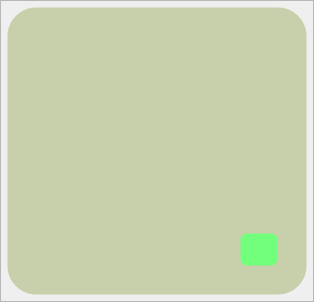
          <widget class="QFrame" name="frame_7">
           <property name="styleSheet">
            <string notr="true"/>
           </property>
           <property name="frameShape">
            <enum>QFrame::StyledPanel</enum>
           </property>
           <property name="frameShadow">
            <enum>QFrame::Raised</enum>
           </property>
           <layout class="QGridLayout" name="gridLayout_4">
            <property name="leftMargin">
             <number>5</number>
            </property>
            <property name="topMargin">
             <number>5</number>
            </property>
            <property name="rightMargin">
             <number>5</number>
            </property>
            <property name="bottomMargin">
             <number>5</number>
            </property>
            <property name="spacing">
             <number>0</number>
            </property>
            <item row="0" column="0">
             <widget class="QFrame" name="frame_24">
              <property name="sizePolicy">
               <sizepolicy hsizetype="Expanding" vsizetype="Preferred">
                <horstretch>0</horstretch>
                <verstretch>0</verstretch>
               </sizepolicy>
              </property>
              <property name="minimumSize">
               <size>
                <width>0</width>
                <height>0</height>
               </size>
              </property>
              <property name="font">
               <font>
                <family>a_FuturaRoundTitulSh</family>
                <pointsize>10</pointsize>
                <weight>75</weight>
                <bold>true</bold>
               </font>
              </property>
              <property name="styleSheet">
               <string notr="true">background-color:#C8D0AB;
border: 3px solid transparent;
border-radius:30px;
</string>
              </property>
              <property name="frameShape">
               <enum>QFrame::StyledPanel</enum>
              </property>
              <property name="frameShadow">
               <enum>QFrame::Raised</enum>
              </property>
              <layout class="QVBoxLayout" name="verticalLayout_10">
               <property name="spacing">
                <number>5</number>
               </property>
               <property name="leftMargin">
                <number>20</number>
               </property>
               <property name="topMargin">
                <number>20</number>
               </property>
               <property name="rightMargin">
                <number>20</number>
               </property>
               <property name="bottomMargin">
                <number>20</number>
               </property>
               <item>
                <widget class="QTableWidget" name="tableWidget">
                 <property name="sizePolicy">
                  <sizepolicy hsizetype="Expanding" vsizetype="Expanding">
                   <horstretch>0</horstretch>
                   <verstretch>0</verstretch>
                  </sizepolicy>
                 </property>
                 <property name="font">
                  <font>
                   <family>MS Shell Dlg 2</family>
                   <pointsize>10</pointsize>
                  </font>
                 </property>
                 <property name="focusPolicy">
                  <enum>Qt::NoFocus</enum>
                 </property>
                 <property name="layoutDirection">
                  <enum>Qt::LeftToRight</enum>
                 </property>
                 <property name="styleSheet">
                  <string notr="true">QTableWidget:disabled{
color:black;
}
QTableWidget::item:selected:disabled{
color:black;
}
/* Яейки*/
* {
    gridline-color: #071e26 ;
    font-size: 10pt;
	spacing:15px;
}


/* Черная линия сбоку*/
QHeaderView{
background-color: rgb(200, 208, 171);
}

/*заголовки*/
QHeaderView::section {
    background-color: black;
	border: 1px solid transparent;
	border-radius:2px;
	font-size:16px;
	padding-bottom:9px;
	padding-right:10px;
}
/* Горизонтальные заголовки*/
QHeaderView::section:horizontal{
background-color: transparent;
color:black; 
border-radius:0px;
border-bottom:2px solid #BCC6A1;
margin-bottom:5px;
font-style: italic;
padding-top:6px;


}

/* Вертикальные заголовки*/
QHeaderView::section:vertical{
background-color: transparent;
color:black; 
font-size:12px;
border-radius:0px;
border-right:2px solid #BCC6A1;
margin-right:5px;
margin-bottom:4px;
font-style: italic;
padding-left:8px;
padding-top:9px;
padding-bottom:6px;
margin-top:-4px;
spacing:10px;
}

/*АКТИВНЫЕ СЕКЦИИ ПРИ НАВЕДЕНИИ!*/


/*ячейка при наведении*/
QTableWidget::item:hover {
	background-color:#E1E5C3;
	border-radius: 3px;
}
/* Горизонтальный активный сектор*/
QHeaderView::section:horizontal:hover{
background-color: #E1E5C3;
border-bottom:2px solid #BCC6A1;
border-radius: 5px;

}
/* Вертикальный активный сектор*/
QHeaderView::section:vertical:hover{
background-color: #E1E5C3;
border-right:2px solid #BCC6A1;
border-radius: 5px;
}
/*выделенная строка*/
QTableWidget::item:selected {
	background-color: #FBFFD8;
	border-radius: 3px;
color:black;

}
/* Левый квадрат*/
QTableCornerButton::section {
   background-color: transparent;
margin-top:12px;
margin-bottom:18px;
margin-right:22px;
margin-left:8px;
border-image: url(:/icons/icons_images/database.svg) 0 0 0 0 stretch stretch;
	
	
}</string>
                 </property>
                 <property name="inputMethodHints">
                  <set>Qt::ImhNone</set>
                 </property>
                 <property name="editTriggers">
                  <set>QAbstractItemView::NoEditTriggers</set>
                 </property>
                 <property name="tabKeyNavigation">
                  <bool>false</bool>
                 </property>
                 <property name="showDropIndicator" stdset="0">
                  <bool>false</bool>
                 </property>
                 <property name="dragDropOverwriteMode">
                  <bool>true</bool>
                 </property>
                 <property name="selectionMode">
                  <enum>QAbstractItemView::SingleSelection</enum>
                 </property>
                 <property name="selectionBehavior">
                  <enum>QAbstractItemView::SelectRows</enum>
                 </property>
                 <property name="textElideMode">
                  <enum>Qt::ElideNone</enum>
                 </property>
                 <property name="verticalScrollMode">
                  <enum>QAbstractItemView::ScrollPerPixel</enum>
                 </property>
                 <property name="horizontalScrollMode">
                  <enum>QAbstractItemView::ScrollPerPixel</enum>
                 </property>
                 <property name="showGrid">
                  <bool>false</bool>
                 </property>
                 <property name="sortingEnabled">
                  <bool>false</bool>
                 </property>
                 <property name="wordWrap">
                  <bool>false</bool>
                 </property>
                 <property name="cornerButtonEnabled">
                  <bool>false</bool>
                 </property>
                 <attribute name="horizontalHeaderCascadingSectionResizes">
                  <bool>true</bool>
                 </attribute>
                 <attribute name="horizontalHeaderStretchLastSection">
                  <bool>true</bool>
                 </attribute>
                 <attribute name="verticalHeaderCascadingSectionResizes">
                  <bool>false</bool>
                 </attribute>
                </widget>
               </item>
               <item>
                <widget class="QFrame" name="frame_30">
                 <property name="styleSheet">
                  <string notr="true">background-color:#C8D0AB;
border: 3px solid transparent;
border-radius:30px;</string>
                 </property>
                 <property name="frameShape">
                  <enum>QFrame::StyledPanel</enum>
                 </property>
                 <property name="frameShadow">
                  <enum>QFrame::Raised</enum>
                 </property>
                 <layout class="QHBoxLayout" name="horizontalLayout_16">
                  <property name="spacing">
                   <number>20</number>
                  </property>
                  <property name="leftMargin">
                   <number>0</number>
                  </property>
                  <property name="topMargin">
                   <number>0</number>
                  </property>
                  <property name="rightMargin">
                   <number>0</number>
                  </property>
                  <property name="bottomMargin">
                   <number>0</number>
                  </property>
                  <item alignment="Qt::AlignRight">
                   <widget class="QFrame" name="frame_31">
                    <property name="styleSheet">
                     <string notr="true">*{
background-color:transparent;
border: 3px solid transparent;
}
QPushButton {
border-radius:8px;
}

</string>
                    </property>
                    <property name="frameShape">
                     <enum>QFrame::StyledPanel</enum>
                    </property>
                    <property name="frameShadow">
                     <enum>QFrame::Raised</enum>
                    </property>
                    <layout class="QHBoxLayout" name="horizontalLayout_17">
                     <property name="spacing">
                      <number>5</number>
                     </property>
                     <property name="leftMargin">
                      <number>0</number>
                     </property>
                     <property name="topMargin">
                      <number>0</number>
                     </property>
                     <property name="rightMargin">
                      <number>0</number>
                     </property>
                     <property name="bottomMargin">
                      <number>0</number>
                     </property>
                     <item>
                      <widget class="QPushButton" name="pushButton_12">
                       <property name="enabled">
                        <bool>true</bool>
                       </property>
                       <property name="minimumSize">
                        <size>
                         <width>40</width>
                         <height>35</height>
                        </size>
                       </property>
                       <property name="styleSheet">
                        <string notr="true">QPushButton:enabled{
background-color:rgb(114, 255, 123);
}
QPushButton:disabled{
background-color:rgb(188, 198, 161);
}
QPushButton:hover{
background-color:rgb(46, 239, 46);
}
QPushButton:pressed{
background-color:rgb(122, 255, 101);
}
</string>
                       </property>
                       <property name="text">
                        <string/>
                       </property>
                       <property name="icon">
                        <iconset resource="icons/icons.qrc">
                         <normaloff>:/icons/icons_images/plus-square.svg</normaloff>:/icons/icons_images/plus-square.svg</iconset>
                       </property>
                       <property name="iconSize">
                        <size>
                         <width>20</width>
                         <height>20</height>
                        </size>
                       </property>
                      </widget>
                     </item>
                    </layout>
                   </widget>
                  </item>
                 </layout>
                </widget>
               </item>
              </layout>
             </widget>
            </item>
           </layout>
          </widget>
